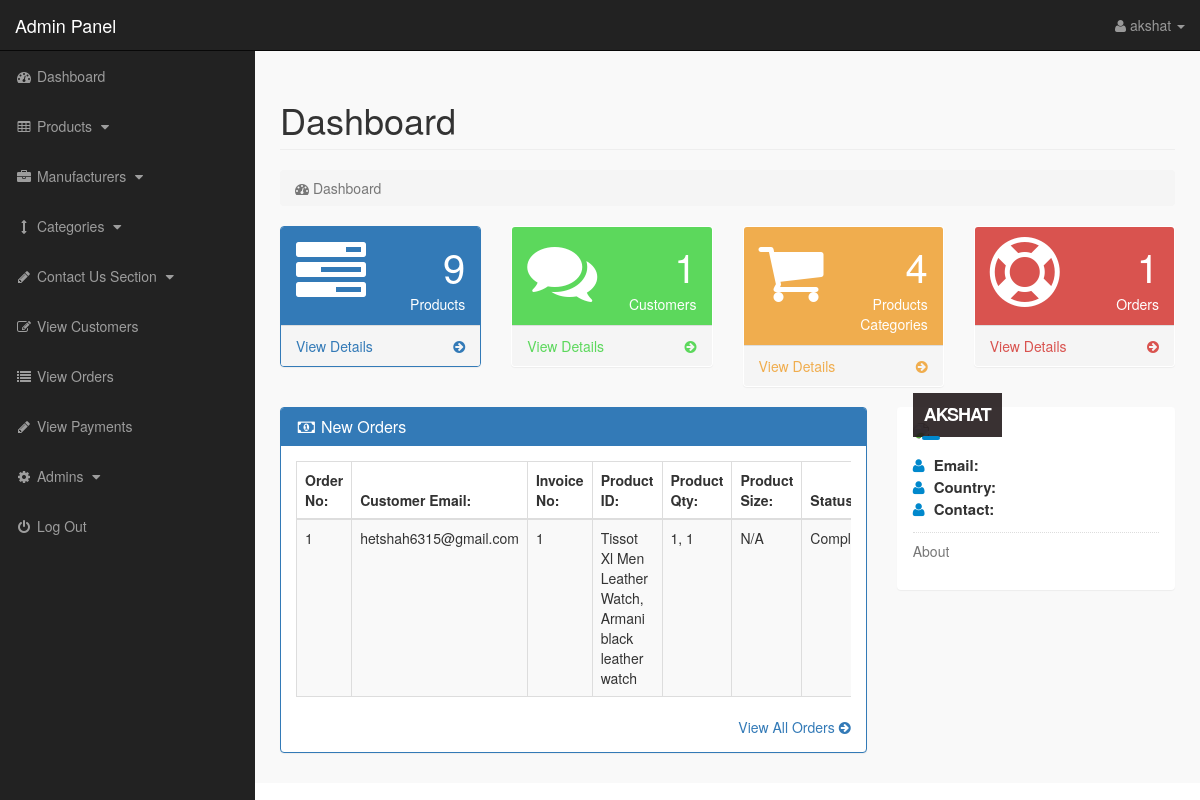
The app's page /admin/index.php?dashboard (signed in) with its own data.
### tables this page shows
CREATE TABLE `pending_orders` (
  `order_id` int(10) NOT NULL,
  `customer_id` int(10) NOT NULL,
  `invoice_id` int(10) NOT NULL,
  `product_id` text NOT NULL,
  `qty` int(10) NOT NULL,
  `p_price` text NOT NULL,
  `order_status` text NOT NULL,
  `order_total` decimal(10,2) DEFAULT NULL,
  `order_date` decimal(10,2) DEFAULT NULL,
  `payment_method` varchar(50) NOT NULL
);

CREATE TABLE `customers` (
  `customer_id` int(10) NOT NULL,
  `customer_name` varchar(255) NOT NULL,
  `customer_pass` varchar(11) NOT NULL,
  `customer_email` varchar(255) NOT NULL,
  `customer_country` text NOT NULL,
  `customer_city` text NOT NULL,
  `state` varchar(100) NOT NULL,
  `zip_code` varchar(20) NOT NULL,
  `customer_contact` varchar(255) NOT NULL,
  `phone_number` varchar(20) NOT NULL,
  `customer_address` text NOT NULL,
  `created_at` timestamp NOT NULL DEFAULT current_timestamp(),
  `updated_at` timestamp NOT NULL DEFAULT current_timestamp() ON UPDATE current_timestamp(),
  `profile_pic` varchar(255) DEFAULT NULL
);

CREATE TABLE `customer_orders` (
  `order_id` int(10) NOT NULL,
  `invoice_id` int(11) DEFAULT NULL,
  `customer_id` int(10) NOT NULL,
  `due_amount` decimal(10,2) NOT NULL,
  `order_date` timestamp NOT NULL DEFAULT current_timestamp(),
  `order_status` varchar(255) NOT NULL DEFAULT 'Complete',
  `order_total` decimal(10,2) NOT NULL
);

### admin/dashboard.php (the view, shortened to what this page needs)
<?php
if (!isset($_SESSION['admin_email'])) {
    echo "<script>window.open('../login.php','_self')</script>";
} else {
?>
    <div class="row">
        <div class="col-lg-12">
            <h1 class="page-header">Dashboard
        </h1>
            <ol class="breadcrumb">
                <li class="active">
                    <i class="fa fa-dashboard"></i> Dashboard
                </li>
            </ol>
        </div>
    </div>
    <div class="row">
        <div class="col-lg-3 col-md-6">
            <div class="panel panel-primary">
                <div class="panel-heading">
                    <div class="row">
                        <div class="col-xs-3">
                            <i class="fa fa-tasks fa-5x"> </i>
                        </div>
                        <div class="col-xs-9 text-right">
                            <div class="huge"> <?php echo $count_products; ?> </div>
                            <div>Products</div>
                        </div>
                    </div>
                </div>
                <a href="index.php?view_products">
                    <div class="panel-footer">
                        <span class="pull-left"> View Details </span>
                        <span class="pull-right"> <i class="fa fa-arrow-circle-right"></i> </span>
                        <div class="clearfix"></div>
                    </div>
                </a>
            </div>
        </div>
        <div class="col-lg-3 col-md-6">
            <div class="panel panel-green">
                <div class="panel-heading">
                    <div class="row">
                        <div class="col-xs-3">
                            <i class="fa fa-comments fa-5x"> </i>
                        </div>
                        <div class="col-xs-9 text-right">
                            <div class="huge"> <?php echo $count_customers; ?> </div>
                            <div>Customers</div>
                        </div>
                    </div>
                </div>
                <a href="index.php?view_customers">
                    <div class="panel-footer">
                        <span class="pull-left"> View Details </span>
                        <span class="pull-right"> <i class="fa fa-arrow-circle-right"></i> </span>
                        <div class="clearfix"></div>
                    </div>
                </a>
            </div>
        </div>
        <div class="col-lg-3 col-md-6">
            <div class="panel panel-yellow">
                <div class="panel-heading">
                    <div class="row">
                        <div class="col-xs-3">
                            <i class="fa fa-shopping-cart fa-5x"> </i>
                        </div>
                        <div class="col-xs-9 text-right">
                            <div class="huge"> <?php echo $count_p_categories; ?> </div>
                            <div>Products Categories</div>
                        </div>
                    </div>
                </div>
                <a href="index.php?view_p_cats">
                    <div class="panel-footer">
                        <span class="pull-left"> View Details </span>
                        <span class="pull-right"> <i class="fa fa-arrow-circle-right"></i> </span>
                        <div class="clearfix"></div>
                    </div>
                </a>
            </div>
        </div>
        <div class="col-lg-3 col-md-6">
            <div class="panel panel-red">
                <div class="panel-heading">
                    <div class="row">
                        <div class="col-xs-3">
                            <i class="fa fa-support fa-5x"> </i>
                        </div>
                        <div class="col-xs-9 text-right">
                            <div class="huge"> <?php echo $count_pending_orders; ?> </div>
                            <div>Orders</div>
                        </div>
                    </div>
                </div>
                <a href="index.php?view_orders">
                    <div class="panel-footer">
                        <span class="pull-left"> View Details </span>
                        <span class="pull-right"> <i class="fa fa-arrow-circle-right"></i> </span>
                        <div class="clearfix"></div>
                    </div>
                </a>
            </div>
        </div>
    </div>
    <div class="row">
        <div class="col-lg-8">
            <div class="panel panel-primary">
                <div class="panel-heading">
                    <h3 class="panel-title">
                        <i class="fa fa-money fa-fw"></i> New Orders
                    </h3>
                </div>
                <div class="panel-body">
                    <div class="table-responsive">
                        <table class="table table-bordered table-hover table-striped">
                            <thead>
                                <tr>
                                    <th>Order No:</th>
                                    <th>Customer Email:</th>
                                    <th>Invoice No:</th>
                                    <th>Product ID:</th>
                                    <th>Product Qty:</th>
                                    <th>Product Size:</th>
                                    <th>Status:</th>
                                </tr>
                            </thead>
                            <tbody>
                                <?php
                                $i = 0;
                                $get_order =
                                "SELECT
                                    po.order_id, po.customer_id, po.order_status,
                                    co.invoice_id, co.order_date,
                                    c.customer_email,
                                    GROUP_CONCAT(p.product_title SEPARATOR ', ') AS product_titles,
                                    GROUP_CONCAT(oi.qty SEPARATOR ', ') AS quantities,
                                    SUM(oi.qty * oi.price) AS total_amount
                                FROM pending_orders po
                                JOIN customer_orders co ON po.order_id = co.order_id
                                JOIN customers c ON po.customer_id = c.customer_id
                                JOIN order_items oi ON po.order_id = oi.order_id
                                JOIN products p ON oi.product_id = p.product_id
                                GROUP BY po.order_id
                                DESC LIMIT 0,5";
                                $run_order = mysqli_query($con, $get_order);
                                while ($row_order = mysqli_fetch_array($run_order)) {
                                    $c_id = $row_order['customer_id'];
                                    $invoice_no = isset($row_order['invoice_id']) ? $row_order['invoice_id'] : 'N/A';
                                    $product_id = $row_order['product_titles'];
                                    $qty = $row_order['quantities'];
                                    $size = isset($row_order['size']) ? $row_order['size'] : 'N/A';
                                    $order_status = $row_order['order_status'];
                                    $i++;
                                ?>
                                    <tr>
                                        <td><?php echo $i; ?></td>
                                        <td>
                                            <?php
                                            $get_customer = "SELECT * FROM customers WHERE customer_id='$c_id'";
                                            $run_customer = mysqli_query($con, $get_customer);
                                            $row_customer = mysqli_fetch_array($run_customer);
                                            $customer_email = $row_customer['customer_email'];
                                            echo $customer_email;
                                            ?>
                                        </td>
                                        <td><?php echo $invoice_no; ?></td>
                                        <td><?php echo $product_id; ?></td>
                                        <td><?php echo $qty; ?></td>
                                        <td><?php echo $size; ?></td>
                                        <td>
                                            <?php
                                            echo $order_status == 'pending' ? 'pending' : 'Complete';
                                            ?>
                                        </td>
                                    </tr>
                                <?php } ?>
                            </tbody>
                        </table>
                    </div>
                    <div class="text-right">
                        <a href="index.php?view_orders">
                            View All Orders <i class="fa fa-arrow-circle-right"></i>
                        </a>
                    </div>
                </div>
            </div>
        </div>
        <div class="col-md-4">
            <div class="panel">
                <div class="panel-body">
                    <div class="thumb-info mb-md">
                        <img src="admin_images/<?php echo $admin_image; ?>" class="rounded img-responsive">
                        <div class="thumb-info-title">
                            <span class="thumb-info-inner"> <?php echo $admin_name; ?> </span>
                            <span class="thumb-info-type"> <?php echo $admin_job; ?> </span>
                        </div>
                    </div>
                    <div class="mb-md">
                        <div class="widget-content-expanded">
                            <i class="fa fa-user"></i> <span>Email: </span> <?php echo $admin_email; ?> <br>
                            <i class="fa fa-user"></i> <span>Country: </span> <?php echo $admin_country; ?> <br>
                            <i class="fa fa-user"></i> <span>Contact: </span> <?php echo $admin_contact; ?> <br>
                        </div>
                        <hr class="dotted short">
                        <h5 class="text-muted">About</h5>
                    </div>
                </div>
            </div>
        </div>
    </div>
<?php } ?>

### admin/includes/sidebar.php (shortened to what this page needs)
<?php
if (!isset($_SESSION['admin_email'])) {
    echo "<script>window.open('login.php','_self')</script>";
} else {
?>
    <nav class="navbar navbar-inverse navbar-fixed-top">
        <div class="navbar-header">
            <a class="navbar-brand" href="index.php?dashboard">Admin Panel</a>
        </div>
        <ul class="nav navbar-right top-nav">
            <li class="dropdown">
                <a href="#" class="dropdown-toggle" data-toggle="dropdown">
                    <i class="fa fa-user"></i>
                    <?php echo $admin_name; ?> <b class="caret"></b>
                </a>
            </li>
        </ul>
        <div class="collapse navbar-collapse navbar-ex1-collapse">
            <ul class="nav navbar-nav side-nav">
                <li>
                    <a href="index.php?dashboard">
                        <i class="fa fa-fw fa-dashboard"></i> Dashboard
                    </a>
                </li>
                <li>
                    <a href="#" data-toggle="collapse" data-target="#products">
                        <i class="fa fa-fw fa-table"></i> Products
                        <i class="fa fa-fw fa-caret-down"></i>
                    </a>
                </li>
                <li>
                    <a href="#" data-toggle="collapse" data-target="#manufacturers">
                        <i class="fa fa-fw fa-briefcase"></i> Manufacturers
                        <i class="fa fa-fw fa-caret-down"></i>
                    </a>
                </li>
                <li>
                    <a href="#" data-toggle="collapse" data-target="#cat">
                        <i class="fa fa-fw fa-arrows-v"></i> Categories
                        <i class="fa fa-fw fa-caret-down"></i>
                    </a>
                </li>
                <li>
                    <a href="#" data-toggle="collapse" data-target="#contact_us">
                        <i class="fa fa-fw fa-pencil"> </i> Contact Us Section
                        <i class="fa fa-fw fa-caret-down"></i>
                    </a>
                </li>
                <li>
                    <a href="index.php?view_customers">
                        <i class="fa fa-fw fa-edit"></i> View Customers
                    </a>
                </li>
                <li>
                    <a href="index.php?view_orders">
                        <i class="fa fa-fw fa-list"></i> View Orders
                    </a>
                </li>
                <li>
                    <a href="index.php?view_payments">
                        <i class="fa fa-fw fa-pencil"></i> View Payments
                    </a>
                </li>
                <li>
                    <a href="#" data-toggle="collapse" data-target="#users">
                        <i class="fa fa-fw fa-gear"></i> Admins
                        <i class="fa fa-fw fa-caret-down"></i>
                    </a>
                </li>
                <li>
                    <a href="logout.php">
                        <i class="fa fa-fw fa-power-off"></i> Log Out
                    </a>
                </li>
            </ul>
        </div>
    </nav>
<?php } ?>

### records on screen
pending_orders: customer.customer_email "hetshah6315@gmail.com", customer_orders.invoice_id "1", product_id "Tissot Xl Men Leather Watch, Armani black leather watch", qty "1, 1", size "N/A", order_status "Complete"

### other values on screen
$admin_name "akshat"
$count_products "9"
$count_customers "1"
$count_p_categories "4"
$count_pending_orders "1"
$admin_name "AKSHAT"
